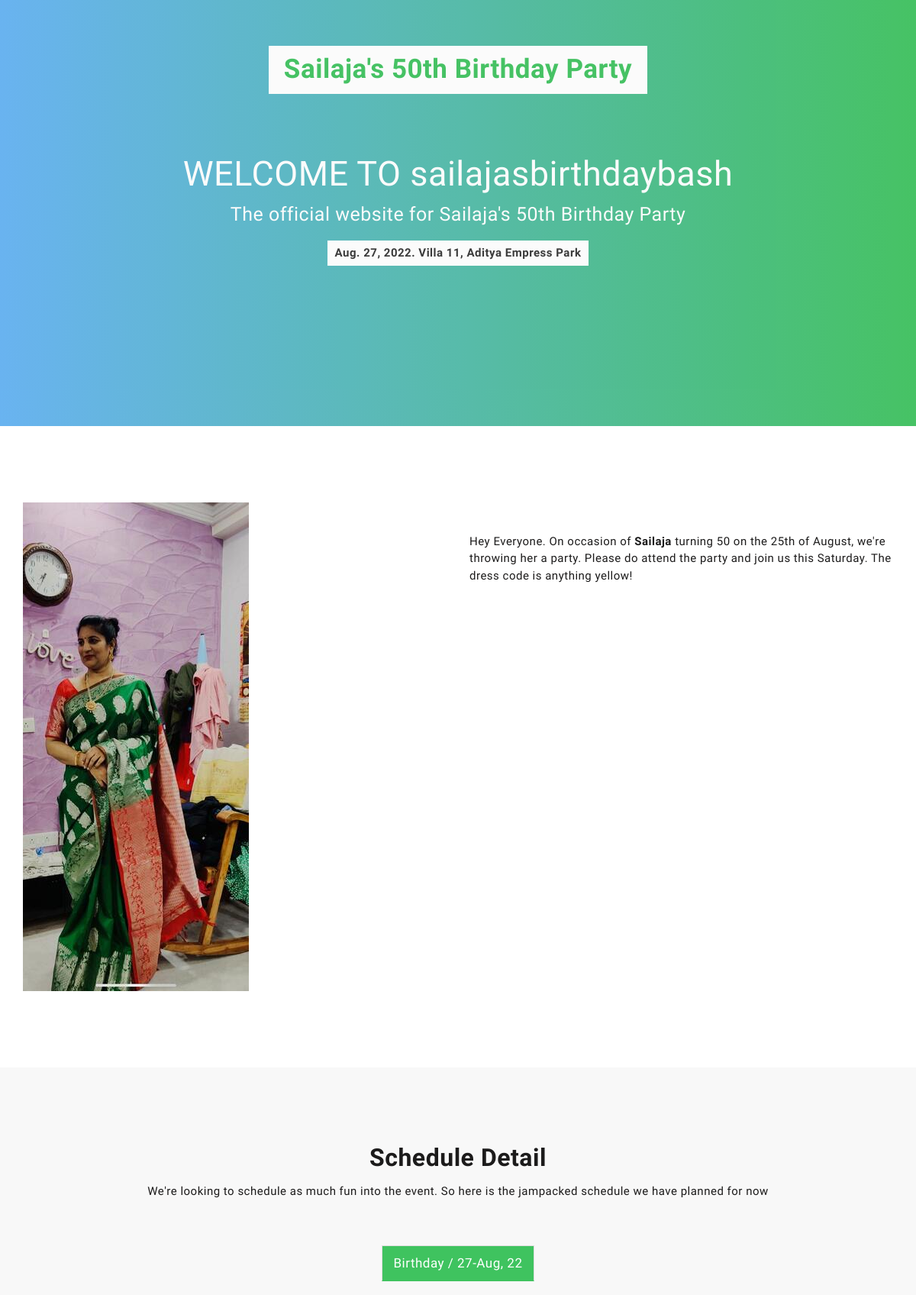
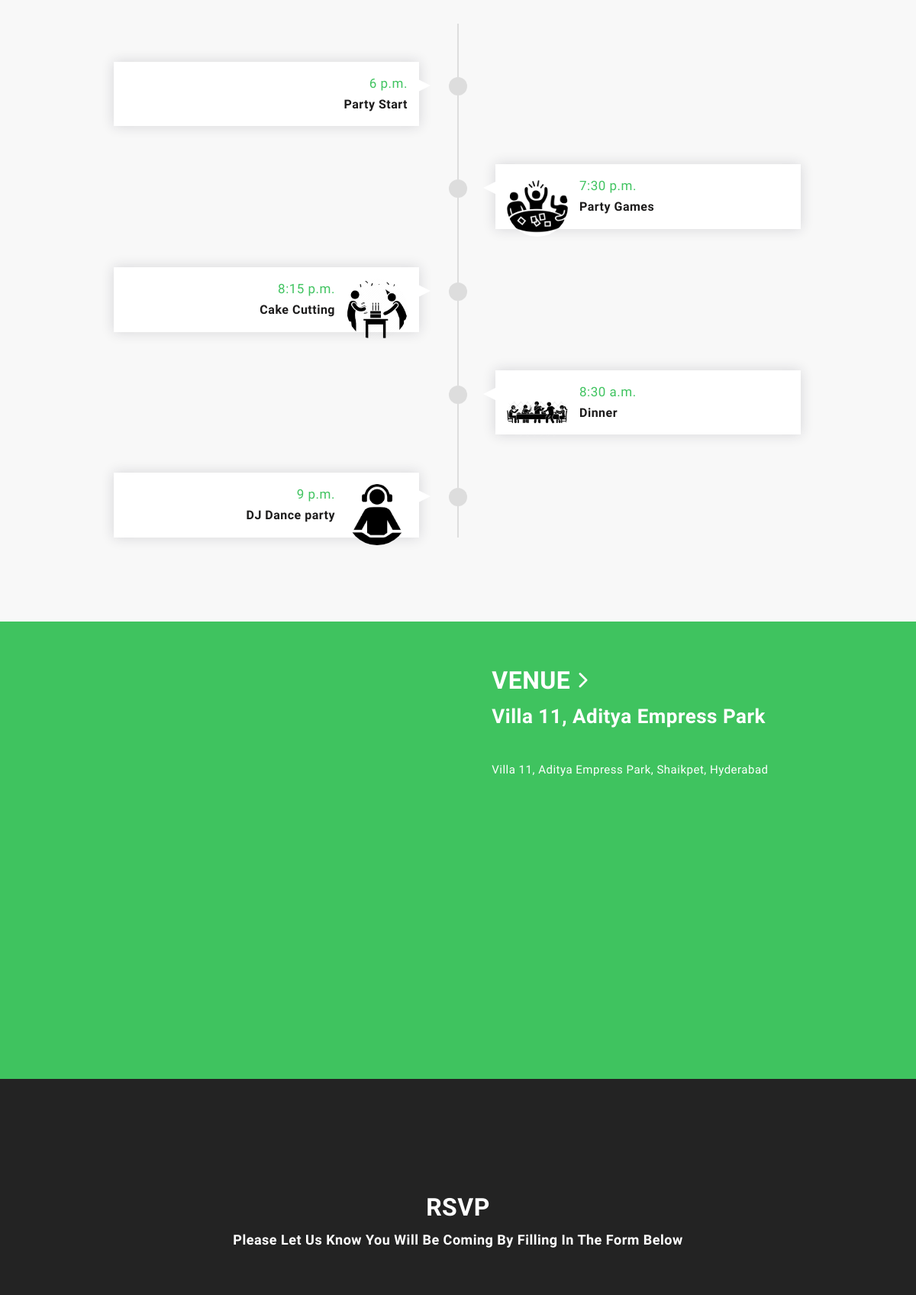
/visit/sailajasbirthdaybash/ (signed in, upper part), run on the app's committed database (2 pictures, top to bottom).
### events/models.py (models this page shows, shortened)
class Event(models.Model):
    title = models.CharField(max_length=200)
    eventcode = models.CharField(max_length=50,primary_key=True)
    description = RichTextField(blank=True)
    eventtype = models.CharField(max_length=200)
    created = models.DateTimeField(auto_now_add=True)
    location = models.CharField(max_length=200)
    contactperson = models.CharField(max_length=200)
    contactpersonphone = PhoneNumberField()
    user = models.ForeignKey(Account,on_delete=models.CASCADE)
    mark_event_as_completed = models.BooleanField(default=False)
    image = models.ImageField(upload_to='events/images/',blank=True)
    invitation_email_subject = models.CharField(max_length=200, blank=True)
    invitation_email_content = RichTextField(blank=True)
    invitation_whatsapp_content = models.TextField(blank=True,null=True)
    invitation_image = models.ImageField(upload_to='events/images/',blank=True,null = True)
    eventstartdate = models.DateField()
    eventenddate = models.DateField()
    event_start_time = models.TimeField(default=datetime.time(00, 00))
    event_end_time = models.TimeField(blank = True,null=True)
    information_on_schedule = models.TextField(blank=True,null = True)
    event_venue_iframe = models.TextField(blank = True,null=True)
    event_venue_photo = models.ImageField(upload_to='events/images/',blank=True,null=True)
    eventrange = models.PositiveSmallIntegerField(default = 1)
    information_on_venue = models.TextField(blank=True,null = True)
    rsvp_option = models.BooleanField(default=True)
    scheduling_option = models.BooleanField(default=True)
    gallery_option = models.BooleanField(default=True)
    wishes_option = models.BooleanField(default=True)
    rsvp_code = models.CharField(max_length=7,blank=True)
    theme = models.CharField(max_length=50, choices=THEME_CHOICES, default='default-theme.css')
    def __str__(self):
        return self.eventcode

class EventDate(models.Model):
    day_eventcode = models.ForeignKey(Event,on_delete=models.CASCADE)
    day_date = models.DateField(default=datetime.date.today)
    day_dayname = models.CharField(max_length=70,default="Day")

class Schedule(models.Model):
    item_eventcode = models.ForeignKey(Event,on_delete=models.CASCADE)
    item_date = models.ForeignKey(EventDate,on_delete=models.CASCADE)
    item_name = models.CharField(max_length=70,default="Item")
    item_start_time = models.TimeField(default=datetime.time(00, 00))
    item_end_time = models.TimeField(null=True)
    item_optional_detail = models.TextField(null=True)
    item_icon_image = models.ImageField(upload_to='events/images/',blank=True)

### events/views.py (the view, shortened to what this page needs)
# urls.py: path('<str:eventcode_key>/', views.eventhomepage,name='eventhomepage'),
@login_required
def eventhomepage(request,eventcode_key):
    event = Event.objects.filter(eventcode = eventcode_key)[0]
    schedule_option = event.scheduling_option
    gallery_option = event.gallery_option
    wishes_option = event.wishes_option
    theme = event.theme
    theme = " /static/events/assets/css/theme-color/"+theme
    viewing_my_website = False
    if event.information_on_venue:
        information_on_venue = event.information_on_venue
    else:
        information_on_venue = False
    if schedule_option:
        information_on_schedule = event.information_on_schedule
        schedule_dict = {}
        eventdates = EventDate.objects.filter(day_eventcode = event)
        event_first_day_date = eventdates[0].day_date.strftime('%d-%b, %y')
        event_first_day_day_name = eventdates[0].day_dayname
        event_first_day_items = Schedule.objects.filter(item_eventcode = event,item_date = eventdates[0])
        for eventdate in eventdates[1:]:
            schedule_dict[eventdate.day_date.strftime('%d-%b, %y')] = [eventdate.day_dayname,Schedule.objects.filter(item_eventcode = event,item_date = eventdate)]
    else:
        information_on_schedule = event_first_day_date = event_first_day_day_name = event_first_day_items = schedule_dict = False
    if request.user.is_authenticated == False:
        visitor = False
        rsvp_option = False
        rsvp_status = False
    else:
        check_existing_invites(request)
        if request.user == event.user:
            visitor = True
            rsvp_option = False
            rsvp_status = False
            viewing_my_website = True
    all_wishes = Wish.objects.filter(wish_eventcode = event, wish_approved = True)
    return render(request,'events/home.html',{
        'schedule_option':schedule_option,
        'gallery_option':gallery_option,
        'wishes_option':wishes_option,
        'information_on_schedule':information_on_schedule,
        'information_on_venue':information_on_venue,
        'event_first_day_date':event_first_day_date,
        'event_first_day_day_name':event_first_day_day_name,
        'event_first_day_items':event_first_day_items,
        'schedule_dict':schedule_dict,
        'viewing_my_website':viewing_my_website,
        'event':event,
        'rsvp_status':rsvp_status,
        'visitor':visitor,
        'rsvp_option':rsvp_option,
        'all_wishes':all_wishes,
        'theme':theme})

### events/templates/events/home.html (shortened to what this page needs)
{% load static %}
<!DOCTYPE html>
<html lang="en">
  <head>
    <link href="https://maxcdn.bootstrapcdn.com/font-awesome/4.6.3/css/font-awesome.min.css" rel="stylesheet">
    <link href=" {% static 'events/assets/css/bootstrap.min.css' %} " rel="stylesheet">
    <link href=" {% static 'events/assets/css/slick.css' %} " rel="stylesheet">
    <link id="switcher" href="{{theme}}" rel="stylesheet">
    <link href=" {% static 'events/style.css' %} " rel="stylesheet">
  </head>
  <body>
	<header id="mu-hero" class="" role="banner">
<div class="mu-hero-overlay">
    <div class="container">
        <div class="mu-hero-area">
            <div class="mu-hero-featured-area">
                <div class="mu-logo-area">
                    <a class="mu-logo" href="#">{{ event.title }}</a>
                </div>
                <div class="mu-hero-featured-content">
                    <h1>WELCOME TO {{ event.eventcode }}</h1>
                    <h2>The official website for {{ event.title }} </h2>
                    <p class="mu-event-date-line">{{ event.eventstartdate }}. {{ event.location }}</p>
                </div>
            </div>
        </div>
    </div>
</div>
</header>
<main role="main">
<section id="mu-about">
    <div class="container">
        <div class="row">
            <div class="col-md-12">
                <div class="mu-about-area">
                    <div class="row">
                        <div class="col-md-6">
                            {% if event.image %}
                                <div class="mu-about-left">
                                    <img class="" src="{{ event.image.url }}" alt="Event Main Image">
                                </div>
                            {% endif %}
                        </div>
                        <div class="col-md-6">
                            <div class="mu-about-right">
                                <p>{{ event.description|safe }}</p>
                            </div>
                        </div>
                    </div>
                </div>
            </div>
        </div>
    </div>
</section>
{% if schedule_option %}
    <section id="mu-schedule">
        <div class="container">
            <div class="row">
                <div class="colo-md-12">
                    <div class="mu-schedule-area">
                        <div class="mu-title-area">
                            <h2 class="mu-title">Schedule Detail</h2>
                            {% if information_on_schedule %}
                                <p>{{ information_on_schedule }}</p>
                            {% endif %}
                        </div>
                        <div class="mu-schedule-content-area">
                            <ul class="nav nav-tabs mu-schedule-menu" role="tablist">
                                <li role="presentation" class="active"><a href="#{{event_first_day_day_name}}" aria-controls="_{{event_first_day_day_name}}" id = "_{{event_first_day_day_name}}"  role="tab" data-toggle="tab">{{event_first_day_day_name}} / {{event_first_day_date}}</a></li>
                            </ul>
                            <div class="tab-content mu-schedule-content">
                                <div role="tabpanel" class="tab-pane fade mu-event-timeline active in" id="{{event_first_day_day_name}}">
                                    <ul>
                                        {% for item in event_first_day_items %}
                                            <li>
                                                <div class="mu-single-event">
                                                    {% if item.item_icon_image %}
                                                        <img src="{{ item.item_icon_image.url }}">
                                                    {% endif %}
                                                        <p class="mu-event-time">{{item.item_start_time}}</p>
                                                    <h3>{{item.item_name}}</h3>
                                                </div>
                                            </li>
                                        {% endfor %}
                                    </ul>
                                </div>
                            </div>
                        </div>
                    </div>
                </div>
            </div>
        </div>
    </section>
{% endif %}
<section id="mu-venue">
    <div class="mu-venue-area">
        <div class="row">
            <div class="col-md-6">
                <div class="mu-venue-map">
                    {% if event.event_venue_iframe %}
                        {{event.event_venue_iframe | safe }}
                    {% elif event.event_venue_photo %}
                        <img src = "{{ event.event_venue_photo.url }}" width="100%" height="450" frameborder="0" style="border:0">
                    {% endif %}
                </div>
            </div>
            <div class="col-md-6">
                <div class="mu-venue-address">
                    <h2>VENUE <i class="fa fa-chevron-right" aria-hidden="true"></i></h2>
                    <h3>{{ event.location }}</h3>
                    <br><br>
                    {% if information_on_venue %}
                        <p>{{information_on_venue}}</p>
                    {% endif %}
                </div>
            </div>
        </div>
    </div>
</section>
<br><br>
<section id="mu-register">
    <div class="container">
        <div class="row">
            <div class="col-md-12">
                <div class="mu-register-area">
                    {% if rsvp_option %}
                        <div class="mu-title-area">
                            <h2 class="mu-title">RSVP</h2>
                            <p>{{ rsvp_status }}</p>
                            <br>
                            <h6 class="mu-title">Your attendance is very important to us. Will you be attending?</h6>
                        </div>
                        <div class="mu-register-content">
                            <form class="mu-register-form"method = "POST" action="{% url 'events:rsvp' event.eventcode %}">
                                {% csrf_token %}
                                <div class="row">
                                    <div class="col-md-6">
                                    <div class="form-group">
                                        <select class="form-control" name="rsvp_answer" id="rsvp_answer">
                                            <option value="Yes">Yes</option>
                                            <option value="No">No</option>
                                        </select>
                                    </div>
                                </div>
                                    <div class="col-md-6">
                                        <div class="form-group">
                                            <input type="number" class="form-control" placeholder="Guests attending with you" id="rsvp_guest_count" name="rsvp_guest_count" required="">
                                        </div>
                                    </div>
                                    <div class="col-md-6">
                                        <div class="form-group">
                                            <input type="text" class="form-control" placeholder="Remarks" id="remarks" name="remarks">
                                        </div>
                                    </div>
                                </div>
                                <button type="submit" class="mu-reg-submit-btn">SUBMIT</button>
                            </form>
                        </div>
                    {% else %}
                        <div class="mu-title-area">
                            <h2 class="mu-title">RSVP</h2>
                            <h6 class="mu-title">Please let us know you will be coming by filling in the form below</h6>
                        </div>
                    {% endif %}
                </div>
            </div>
        </div>
    </div>
</section>
<br>
</main>
</body>
</html>

### static/events/assets/css/theme-color/green-theme.css (style rules this page uses)
.mu-hero-overlay, .mu-video-overlay { background-color: #3fc35f; background: -webkit-linear-gradient(to right, #64b3f4, #3fc35f); background: linear-gradient(to right, #64b3f4, #3fc35f); }
.mu-primary-btn:hover, .mu-primary-btn:focus, .mu-copy-right a:hover, .mu-copy-right a:focus, .mu-send-msg-btn:hover, .mu-send-msg-btn:focus, .mu-faq-content .panel-title a:hover, .mu-faq-content .panel-title a:focus, .mu-faq-content .panel-title a[aria-expanded="true"], .mu-faq-content .panel-title a>span, .mu-menu ul li a:hover, .mu-menu ul li a:focus, .mu-single-speakers-info p, .mu-single-speakers-social li a:hover, .mu-single-speakers-social li a:focus, .mu-logo, .mu-logo:hover, .mu-logo:focus, #mu-hero .navbar-default .navbar-brand, .mu-navbar .mu-menu li a:hover, .mu-navbar .mu-menu li a:focus, .mu-single-event .mu-event-time { color: #3fc35f; }
.mu-speakers-slider .slick-next, .mu-speakers-slider .slick-prev, #mu-venue, .mu-popular-price .mu-price-tag, .mu-navbar .navbar-toggle, .mu-navbar .navbar-toggle:hover, .mu-navbar .navbar-toggle:focus, .navbar-default .navbar-nav > .active > a, .navbar-default .navbar-nav > .active > a:focus, .navbar-default .navbar-nav > .active > a:hover, .mu-schedule-menu li a:hover, .mu-schedule-menu li a:focus, .mu-schedule-menu li.active a, .mu-schedule-menu li.active a:hover, .mu-schedule-menu li.active a:focus { background-color: #3fc35f; }
.mu-contact-form .form-control:focus, .mu-schedule-menu li a { border: 1px solid #3fc35f; }

### data on the page
Event: title "Sailaja's 50th Birthday Party", eventcode "sailajasbirthdaybash", eventstartdate "Aug. 27, 2022", location "Villa 11, Aditya Empress Park", image (picture), description "Hey Everyone. On occasion of Sailaja turning 50 on the 25th of August, we're throwing her a party. Please do attend the party and join us this Saturday. The dress code is anything yellow!", information_on_schedule "We're looking to schedule as much fun into the event. So here is the jampacked schedule we have planned for now", information_on_venue "Villa 11, Aditya Empress Park, Shaikpet, Hyderabad"
EventDate: day_dayname "Birthday"
Schedule: item_start_time "6 p.m.", item_name "Party Start"
Schedule: item_icon_image (picture), item_start_time "7:30 p.m.", item_name "Party Games"
Schedule: item_icon_image (picture), item_start_time "8:15 p.m.", item_name "Cake Cutting"
Schedule: item_icon_image (picture), item_start_time "8:30 a.m.", item_name "Dinner"
Schedule: item_icon_image (picture), item_start_time "9 p.m.", item_name "DJ Dance party"

### other printed values
{{ event_first_day_date }} "27-Aug, 22"
